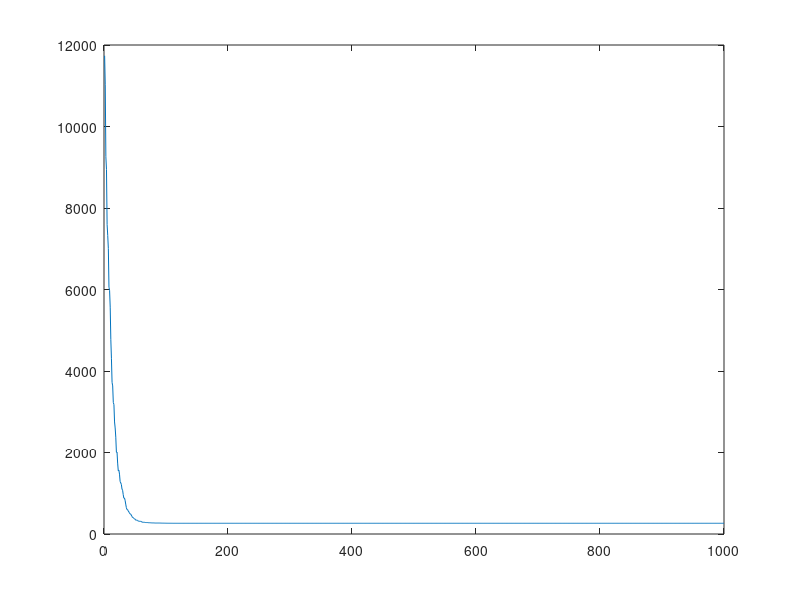

MATLAB code to generate this figure:
% Particle Swarm Optimization
clear all
clc

% Minimizing problem
f = @(x1,x2,x3,x4,x5,x6)(x1-1)^2+(x2+55)^2+(x3-55)^2+(x4-4)^2+(x5-5)^2+(x6-6)^2;
    
popsize = 30;     % No. of particles
npar = 6;           % Dimension of th eproblem
c =  0.05;             % constriction factor
c2 = 2;             % Cognitinve Coefficint
c3 = 2;             % Social Coefficient
maxit = 1000;        % No. of iteratiom


% Initializing Population and velocity
par = -100 + 200*rand(popsize,npar);     % initial population
v(popsize,npar) = 0;                % initial velocity


for j=1:maxit

    c1 = (maxit - j)/maxit;
    
    
% Cost calculation
    for i= 1:popsize
        cost(i,1) = f(par(i,1),par(i,2),par(i,3),par(i,4),par(i,5),par(i,6));
    end
    minc(j) = min(cost);

    % Local minimum calculation
    

    
         if j>1
         for i=1:popsize
            if cost(i)<f(par(i,1),par(i,2),par(i,3),par(i,4),par(i,5),par(i,6))
                localpar(i,:) = par(i,:);
            else
                localpar(i,:) = parp(i,:);
            end
          end
     else
         localpar=par;
     end
%     Global minimum calculation
    for i=1:popsize
        if i==1
            for i=1:popsize
                icost(i)=f(localpar(i,1),localpar(i,2),localpar(i,3),localpar(i,4),localpar(i,5),localpar(i,6));
            end
                [icost index]=sort(icost);
                globalpar=localpar(index,:);
                globalpar=globalpar(1,:);
                gcost=icost(1);
        else
            if f(localpar(i,1),localpar(i,2),localpar(i,3),localpar(i,4),localpar(i,5),localpar(i,6))<gcost
             globalpar =  localpar(i,:);
            else
                globalpar = globalpar;
            end
        end
    end

 % Calculation of velocities of particles

    v = c*(c1*v + c2*rand(popsize,npar).*(localpar-par)+c3*rand(popsize,npar).*(repmat(globalpar,popsize,1)-par));


% calculation of new particles

    fpar = par + v;
    parp=par ;        %particles in previous iteration
    par=fpar;         %particles for next iteration    
end
globalpar
min(cost)
plot(minc)